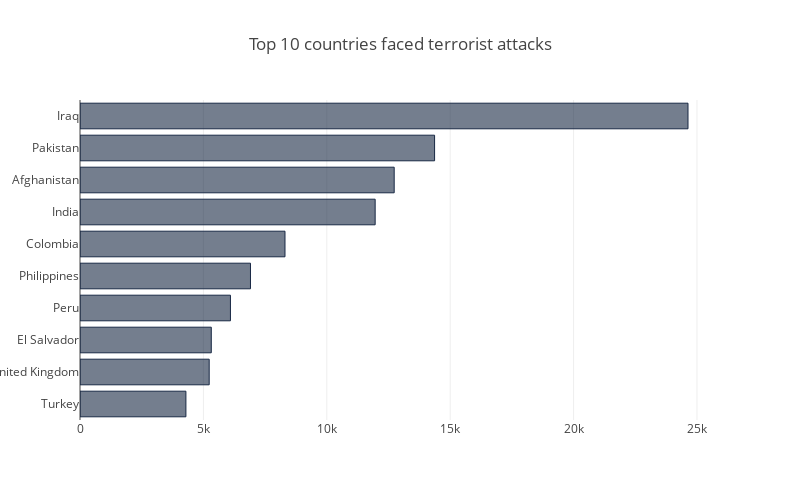

The notebook cell this image was saved under:
### Markdown cell above
#### Finding out the Counties majorly affected by the terrorist activities 
In Iraq, there are more than 24000 attackes have been registered which made it most affected country followed by Pakistan (14000+) and Afganistan (12500+)

### Code cell
data['Country'].value_counts()[:10][::-1].iplot(kind="barh",bargap=.5, title="", 
                                                colors="#182844", layout=Layout(paper_bgcolor='rgba(0,0,0,0)',
                                                                                plot_bgcolor='rgba(0,0,0,0)',
                                                                                width=800, height=500, 
                                                                                title='Top 10 countries faced terrorist attacks'))

### Figure 1 — Plotly figure (JSON) as saved in the notebook; plotly's stock layout.template omitted (floating-point values rounded to 4 significant figures)
{"data": [{"marker": {"color": "rgba(24, 40, 68, 0.6)", "line": {"color": "rgba(24, 40, 68, 1.0)", "width": 1}}, "name": "Country", "orientation": "h", "text": "", "type": "bar", "uid": "cac25451-e0c2-4f43-b329-8c71b80c2bf5", "x": [4292, 5235, 5320, 6096, 6908, 8306, 11960, 12731, 14368, 24636], "y": ["Turkey", "United Kingdom", "El Salvador", "Peru", "Philippines", "Colombia", "India", "Afghanistan", "Pakistan", "Iraq"]}], "layout": {"height": 500, "paper_bgcolor": "rgba(0,0,0,0)", "plot_bgcolor": "rgba(0,0,0,0)", "title": {"text": "Top 10 countries faced terrorist attacks"}, "width": 800}}
